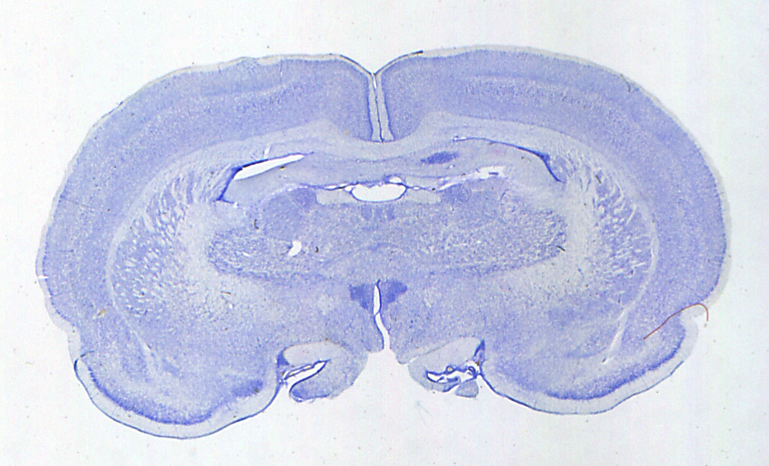
%> input picture images/01.tiff, 769 x 466 px
$ octave --eval "result = getBoundingBox(imread('images/01.tiff'));"   (GNU Octave 9; MATLAB toolbox functions it lacks are replaced by stand-ins)
%> lines starting %> are read from the running program, lines starting %| are printed output that depends on the picture; in (x1, y1, x2, y2) boxes, pixels count from 0 and x2, y2 are one past the last pixel; in counts of white or black regions, pixels touching at a corner belong together; the program's own positions count from 1
### autoGray2BW.m
% Author: Fergal Walsh NUIM

function bw = autoGray2BW(I)
level = graythresh(I);
%> level = 0.8
bw = 1 - im2bw(I,level);
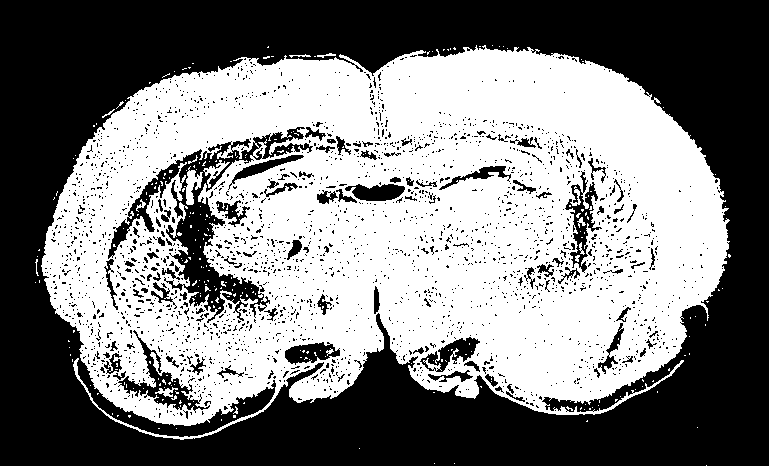
%> bw: size 466x769 double; values 0 (black) and 1 (white), 50% white; 2371 black regions (2265 under 20 px), largest, box (x1, y1, x2, y2) and area: (0, 0, 769, 466) 152493, (108, 127, 313, 323) 7771, (118, 330, 210, 413) 1510
end

### createMask.m
% Author: Fergal Walsh NUIM

function B = createMask(B)
B = bwmorph(B, 'clean', 1);
%> B: size 466x769 logical; 50% white; 177 white regions (163 under 20 px), largest, box (x1, y1, x2, y2) and area: (41, 45, 730, 440) 177372, (184, 166, 203, 205) 345, (203, 160, 230, 188) 211
B = imfill(B, 'holes');
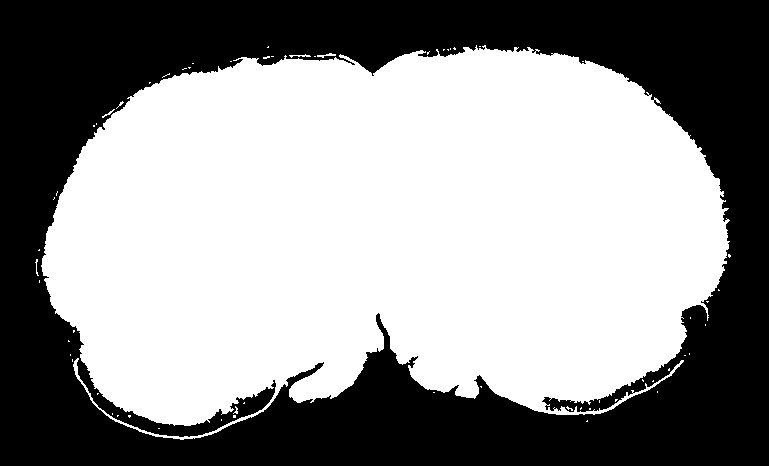
%> B: size 466x769 logical; 57.5% white; 1 black region, box (x1, y1, x2, y2) and area: (0, 0, 769, 466) 152478
[L, num] = bwlabel(B);
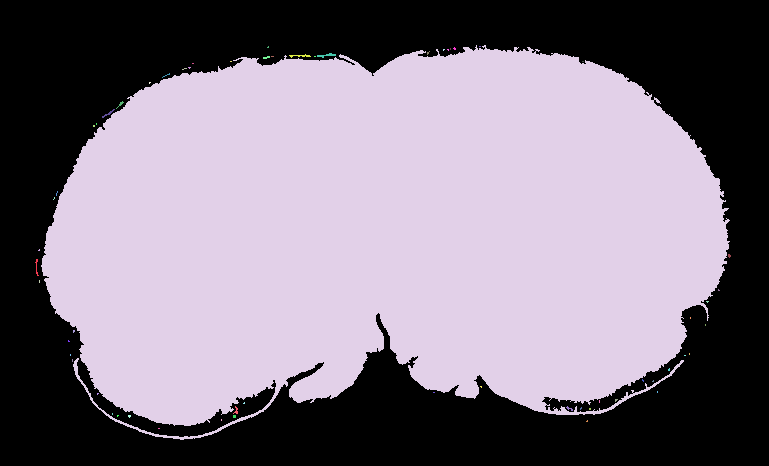
%> L: size 466x769 double; 62 distinct labels, from 0 to 61; one colour per label, 0 black
%> num = 61
[h,w] = size(B);
%> h = 466; w = 769
totalArea = h*w;
%> totalArea = 358354
maxArea = 0;
maxi = 0;
for i=1:num
    a = length(find(L==i));
    if a > maxArea
        maxArea = a;
        maxi = i;
        if a > totalArea / 2
            break;
        end
    end
end
%> this loop made 4 passes
%> (a, maxArea, maxi) on passes 1, 4: (24, 24, 1), (205503, 205503, 4)
%> a on passes 2 to 3: 3, 3
IX = find(L==maxi);
%> IX = 205503 values from 19372 to 339956
B(:) = 0;
%> B: size 466x769 logical; every value is 0
B(IX) = 1;
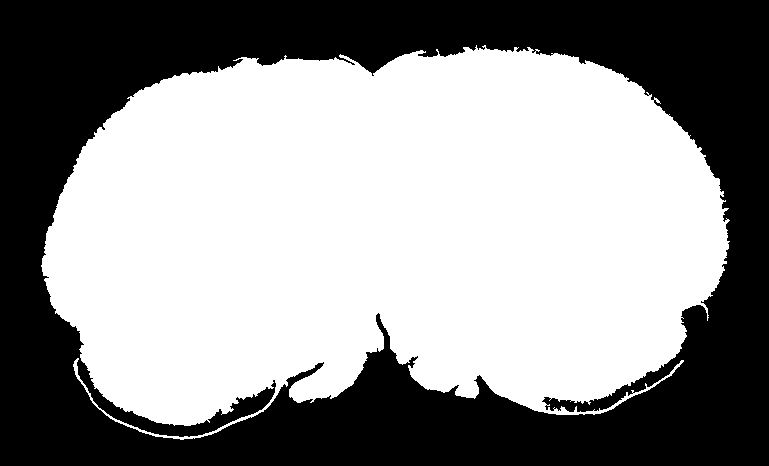
%> B: size 466x769 logical; 57.3% white; 1 black region, box (x1, y1, x2, y2) and area: (0, 0, 769, 466) 152851
end

### getBoundingBox.m
% Author: Fergal Walsh NUIM

function rect = getBoundingBox(I)
B = autoGray2BW(I);
M = createMask(B);
[X, Y] = find(M==1);
%> X = 205503 values from 46 to 440; Y = 205503 values from 42 to 730
x = min(Y);
%> x = 42
y = min(X);
%> y = 46
w = max(Y) - x;
%> w = 688
h = max(X) - y;
%> h = 394
rect = [x,y,w,h];
%> rect = [42 46 688 394]
end

$ run again, on images/02.tiff
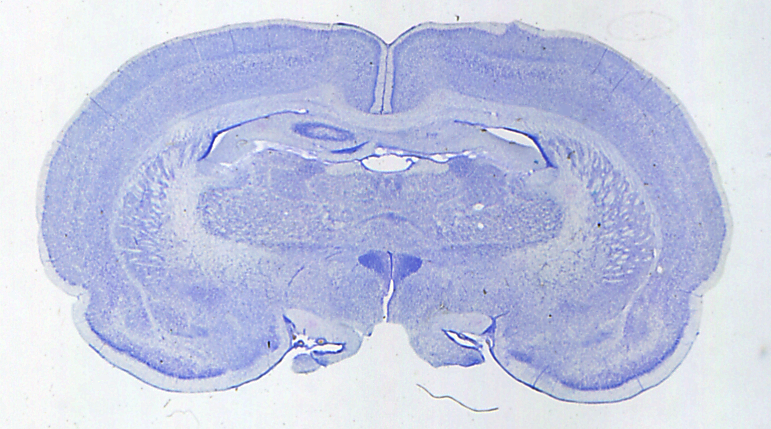
%> input picture images/02.tiff, 771 x 429 px
%> level = 0.78
%> bw: size 429x771 double; values 0 (black) and 1 (white), 55.3% white; 2511 black regions (2401 under 20 px), largest, box (x1, y1, x2, y2) and area: (0, 0, 771, 429) 123703, (151, 144, 273, 280) 4808, (106, 274, 204, 368) 1477
%> in createMask, `[L, num] = bwlabel(B);`:
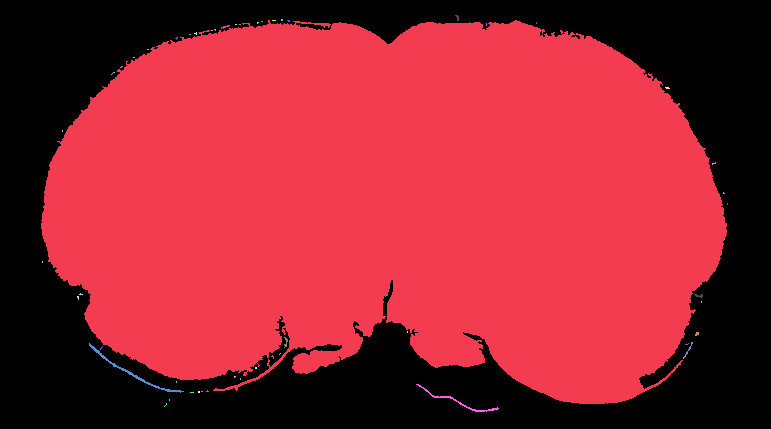
%> L: size 429x771 double; 52 distinct labels, from 0 to 51; one colour per label, 0 black
%> num = 51
%> the loop in createMask, `for i=1:num` made 1 pass
%> (a, maxArea, maxi) on pass 1: (206385, 206385, 1)
%> IX = 206385 values from 17810 to 311689
%> in createMask, `B(IX) = 1;`:
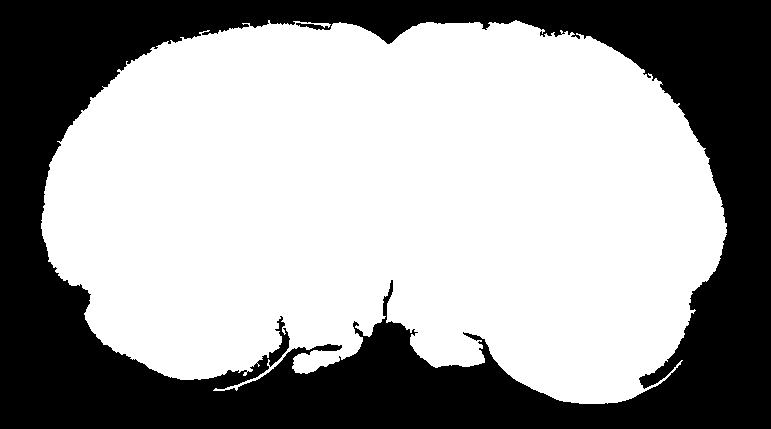
%> B: size 429x771 logical; 62.4% white; 1 black region, box (x1, y1, x2, y2) and area: (0, 0, 771, 429) 124374
%> X = 206385 values from 21 to 404; Y = 206385 values from 42 to 727
%> x = 42
%> y = 21
%> in getBoundingBox, `w = max(Y) - x;`: w = 685
%> in getBoundingBox, `h = max(X) - y;`: h = 383
%> rect = [42 21 685 383]

$ run again, on images/04.tiff
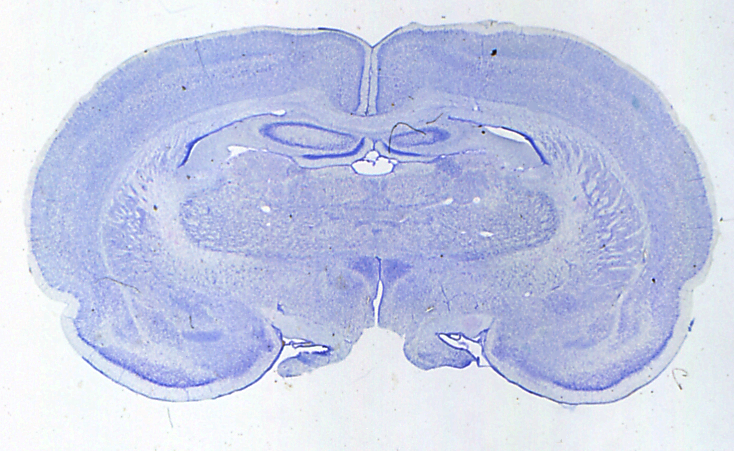
%> input picture images/04.tiff, 734 x 451 px
%> level = 0.8
%> bw: size 451x734 double; values 0 (black) and 1 (white), 56% white; 2379 black regions (2279 under 20 px), largest, box (x1, y1, x2, y2) and area: (0, 0, 734, 451) 124175, (113, 130, 253, 291) 4526, (92, 282, 209, 376) 2215
%> in createMask, `[L, num] = bwlabel(B);`:
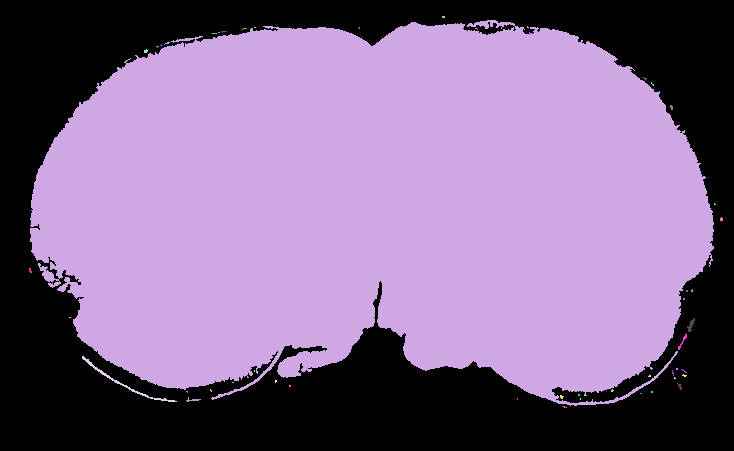
%> L: size 451x734 double; 50 distinct labels, from 0 to 49; one colour per label, 0 black
%> num = 49
%> the loop in createMask, `for i=1:num` made 2 passes
%> (a, maxArea, maxi) on pass 2: (206302, 206302, 2)
%> IX = 206302 values from 13749 to 321812
%> in createMask, `B(IX) = 1;`:
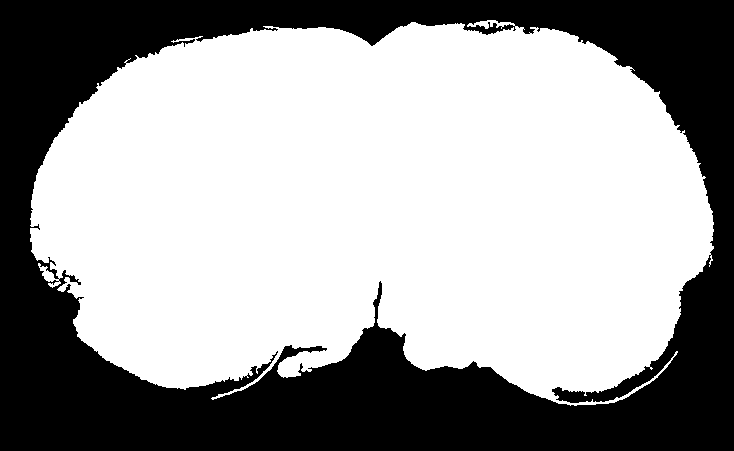
%> B: size 451x734 logical; 62.3% white; 1 black region, box (x1, y1, x2, y2) and area: (0, 0, 734, 451) 124732
%> X = 206302 values from 21 to 406; Y = 206302 values from 31 to 714
%> x = 31
%> y = 21
%> in getBoundingBox, `w = max(Y) - x;`: w = 683
%> in getBoundingBox, `h = max(X) - y;`: h = 385
%> rect = [31 21 683 385]
